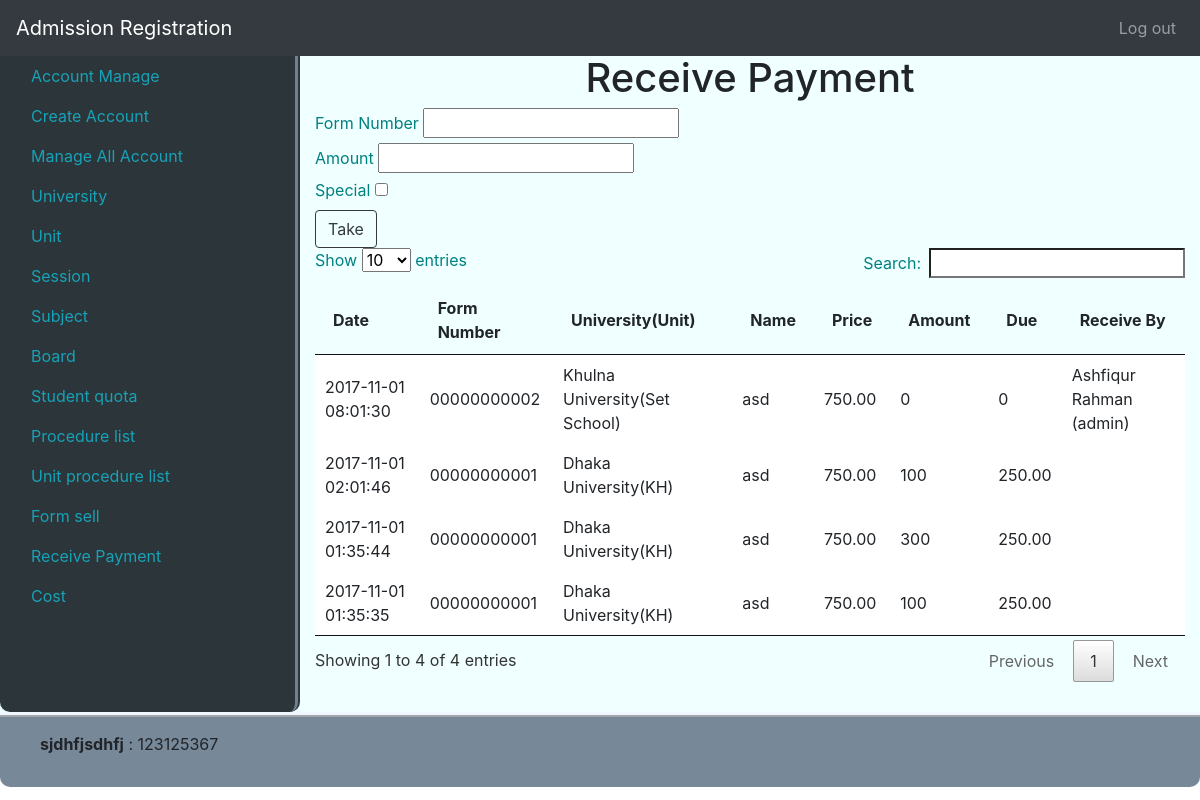
/ReceivePayment (signed in), run on an earlier commit of the app's database.
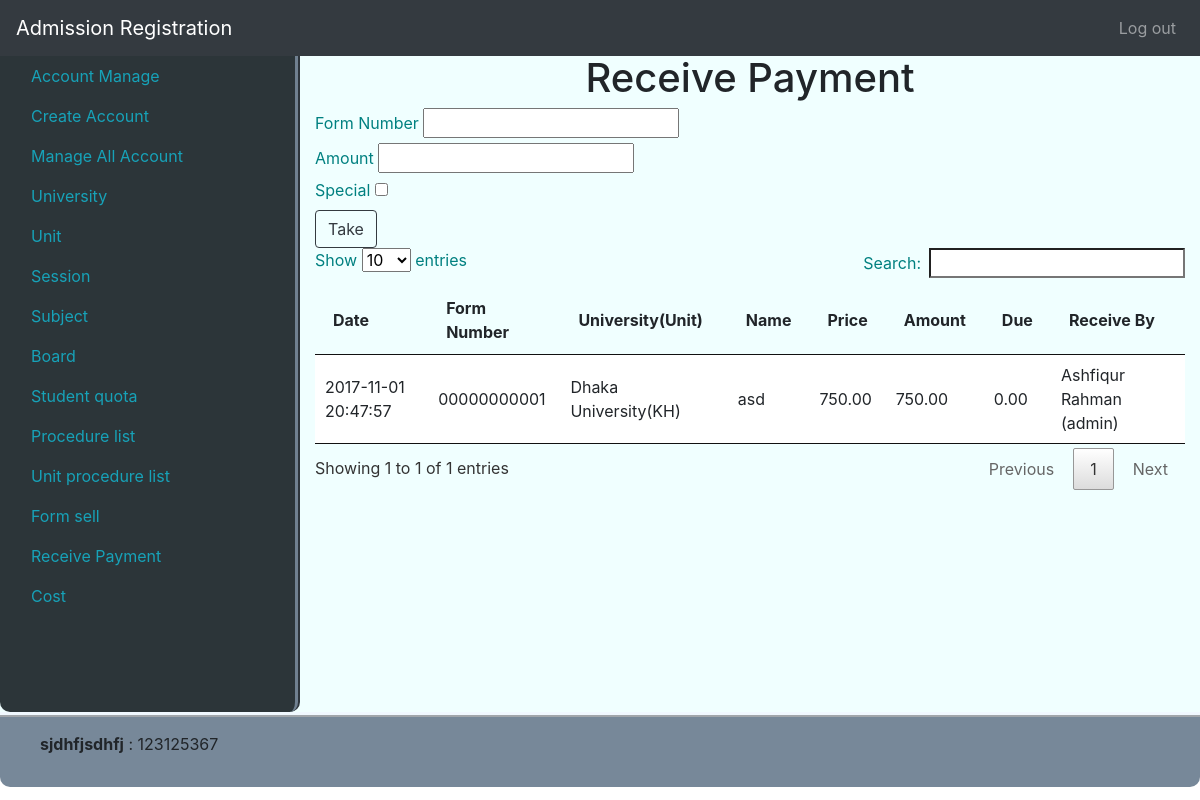
And on a later commit of the database.
### tables this page shows
CREATE TABLE `form_sell` (
  `id` int(11) NOT NULL,
  `student_id` int(11) NOT NULL,
  `unit_id` int(11) NOT NULL,
  `serial_number` int(11) UNSIGNED ZEROFILL NOT NULL,
  `is_approve` tinyint(1) NOT NULL,
  `modified_by` int(11) NOT NULL,
  `modified_at` timestamp NOT NULL DEFAULT CURRENT_TIMESTAMP ON UPDATE CURRENT_TIMESTAMP
);

CREATE TABLE `cost` (
  `id` int(11) NOT NULL,
  `form_id` int(11) NOT NULL,
  `transaction_name` varchar(256) NOT NULL,
  `amount` decimal(7,2) NOT NULL,
  `is_income` tinyint(1) NOT NULL,
  `is_special` tinyint(1) NOT NULL,
  `modified_by` int(11) NOT NULL,
  `modified_at` datetime NOT NULL DEFAULT CURRENT_TIMESTAMP
);

CREATE TABLE `university` (
  `id` int(11) NOT NULL,
  `name` varchar(256) NOT NULL,
  `modified_by` int(11) NOT NULL,
  `modified_at` timestamp NOT NULL DEFAULT CURRENT_TIMESTAMP ON UPDATE CURRENT_TIMESTAMP
);

CREATE TABLE `unit` (
  `id` int(11) NOT NULL,
  `university_id` int(11) NOT NULL,
  `session_id` int(11) NOT NULL,
  `unit_name` varchar(256) NOT NULL,
  `start_date_time` timestamp NOT NULL DEFAULT '0000-00-00 00:00:00',
  `end_date_time` timestamp NOT NULL DEFAULT '0000-00-00 00:00:00',
  `selection_date_time` timestamp NULL DEFAULT NULL,
  `exam_date_time` timestamp NOT NULL DEFAULT '0000-00-00 00:00:00',
  `form_price` decimal(7,2) NOT NULL,
  `service_charge` decimal(7,2) NOT NULL,
  `detail` text NOT NULL,
  `modified_by` int(11) NOT NULL,
  `modified_at` timestamp NOT NULL DEFAULT CURRENT_TIMESTAMP ON UPDATE CURRENT_TIMESTAMP
);

CREATE TABLE `users` (
  `id` int(11) NOT NULL,
  `full_name` varchar(256) NOT NULL,
  `user_name` varchar(20) NOT NULL,
  `password` varchar(256) NOT NULL,
  `user_role` enum('admin','manager','data_entry','student') NOT NULL,
  `account_status` tinyint(1) NOT NULL,
  `modified_by` int(11) NOT NULL,
  `modified_at` timestamp NOT NULL DEFAULT CURRENT_TIMESTAMP ON UPDATE CURRENT_TIMESTAMP
);

### system/libs/Load.php (called while the page is built, shortened)
<?php
class Load
{
    public function view($fileName, $data = false)
    {
    include 'app/views/'.$fileName.'.php';
    }
    public function model($modelName){
        return new $modelName();
    }
}

### app/controllers/ReceivePayment.php (called while the page is built, shortened)
<?php
class ReceivePayment extends MainController{
    public  function index(){
        self::main();
    }
    public function main(){
        $simpleModel = $this->load->model('SimpleModel');
        $costModel = $this->load->model('CostModel');
        $cond = "user_role = 'admin' OR user_role = 'manager' OR user_role = 'data_entry' ";
        $data['user'] = $simpleModel->getAll('users', $cond);
        $data['table'] = $costModel->getAllCostDetailWithDue();
        $pageName = ['pageName' => 'Receive Payment'];
        $this->load->view('partials/header', $pageName);
        $this->load->view('admin/receive_payment', $data);
        $this->load->view('partials/footer');
    }
}

### index.php (called while the page is built, shortened)
<?php
$mail = new Main();

### system/libs/Database.php (called while the page is built, shortened)
<?php
class Database extends PDO {
    public function select($sql, $data = array(), $fetchStyle = PDO::FETCH_ASSOC){
        $stmt = $this->prepare($sql);
        $stmt->execute();
        return $stmt->fetchAll($fetchStyle);
    }
}

### app/models/CostModel.php (called while the page is built, shortened)
<?php
class CostModel extends MainModel{
    public function getAllCostDetailWithDue($userId = false){
        if($userId == false){
            $sql = "SELECT cost.id, cost.form_id AS x, form_sell.serial_number, cost.modified_by, (unit.form_price + unit.service_charge) as total, cost.amount, cost.modified_at,
                users.full_name, university.name, unit.unit_name, IF( cost.is_special = '0', ((SELECT (SUM(unit.form_price)+ SUM(unit.service_charge))
                                                                  FROM form_sell
                                                                  INNER JOIN unit on unit.id = form_sell.unit_id
                                                                  WHERE form_sell.id = cost.form_id) -
                                                                  (SELECT SUM(cost.amount) FROM cost
                                                                  WHERE cost.form_id = x AND  cost.transaction_name = 'Form purchased')), '0') AS due
                FROM cost
                INNER JOIN form_sell ON form_sell.id = cost.form_id
                INNER JOIN student ON form_sell.student_id = student.id
                INNER JOIN users ON users.id = student.user_id
                INNER JOIN unit ON form_sell.unit_id = unit.id
                INNER JOIN university on unit.university_id = university.id
                WHERE cost.transaction_name = 'Form purchased'
                ORDER BY cost.modified_at DESC";
        }
        return $this->db->select($sql);
    }
}

### system/libs/MainController.php (called while the page is built, shortened)
<?php
class MainController
{
    public function __construct()
    {
        $this->load = new Load();
    }
}

### system/libs/MainModel.php (called while the page is built, shortened)
<?php
class MainModel{
    public function __construct(){
        $dsn = 'mysql:dbname=se_addmission; host=localhost';
        $user = 'root';
        $pass = '';
        $this->db = new Database($dsn,$user,$pass);
    }
}

### app/models/SimpleModel.php (called while the page is built, shortened)
<?php
class SimpleModel extends MainModel {
    public function getAll($table, $cond = false){
        if($cond){
            $sql = "SELECT * FROM $table WHERE $cond";
        }else{
            $sql = "SELECT * FROM $table";
        }
        return $this->db->select($sql);
    }
}

### app/views/admin/receive_payment.php (the view, shortened to what this page needs)
<div class="col">
    <h1 style="text-align: center">Receive Payment</h1>
    <div class="">
        <form action="<?php echo BASE_URL?>/ReceivePayment/main" method="post">
            <label>Form Number</label>
            <input type="text" name="form_number">
            <br>
            <label>Amount</label>
            <input type="number" name="amount">
            <br>
            <label>Special</label>
            <input type="checkbox" value="1" name="is_special">
            <br>
            <input type="submit" value="Take" class="btn btn-outline-dark">
        </form>
    </div>
    <table id="table" width=100%>
        <thead>
            <tr>
                <th>Date</th>
                <th>Form Number</th>
                <th>University(Unit)</th>
                <th>Name</th>
                <th>Price</th>
                <th>Amount</th>
                <th>Due</th>
                <th>Receive By</th>
            </tr>
        </thead>
        <tbody>
        <?php foreach ($data['table'] as $key => $value){?>
            <tr>
                <td><?php echo $value['modified_at']?></td>
                <td><?php echo $value['serial_number']?></td>
                <td><?php echo $value['name'].'('.$value['unit_name'].')'?></td>
                <td><?php echo $value['full_name']?></td>
                <td><?php echo $value['total']?></td>
                <td><?php echo $value['amount']?></td>
                <td><?php echo $value['due']?></td>
                <td><?php
                    foreach ($data['user'] as $k => $v){
                        if($value['modified_by'] == $v['id']){
                            echo $v['full_name'].' ('.$v['user_role'].')';
                        }
                    }
                    ?></td>
            </tr>
        <?php }?>
        </tbody>
    </table>
</div>

What changed in the data, as far as the page shows it:
removed form_sell: cost.modified_at "2017-11-01 08:01:30", serial_number "00000000002", university.name "Khulna University", unit.unit_name "Set School", full_name "asd", total "750.00", cost.amount "0", due "0", users (full_name "Ashfiqur Rahman", user_role "admin")
removed form_sell: cost.modified_at "2017-11-01 02:01:46", serial_number "00000000001", university.name "Dhaka University", unit.unit_name "KH", full_name "asd", total "750.00", cost.amount "100", due "250.00", cost.modified_at "2017-11-01 01:35:44", cost.amount "300", cost.modified_at "2017-11-01 01:35:35"
added form_sell: cost.modified_at "2017-11-01 20:47:57", serial_number "00000000001", university.name "Dhaka University", unit.unit_name "KH", full_name "asd", total "750.00", cost.amount "750.00", due "0.00", users (full_name "Ashfiqur Rahman", user_role "admin")
Also different on the page:
text written by a page script: "Show entries Search: Showing 1 to 4 of 4 entries Previous 1 Next" → "Show entries Search: Showing 1 to 1 of 1 entries Previous 1 Next"
